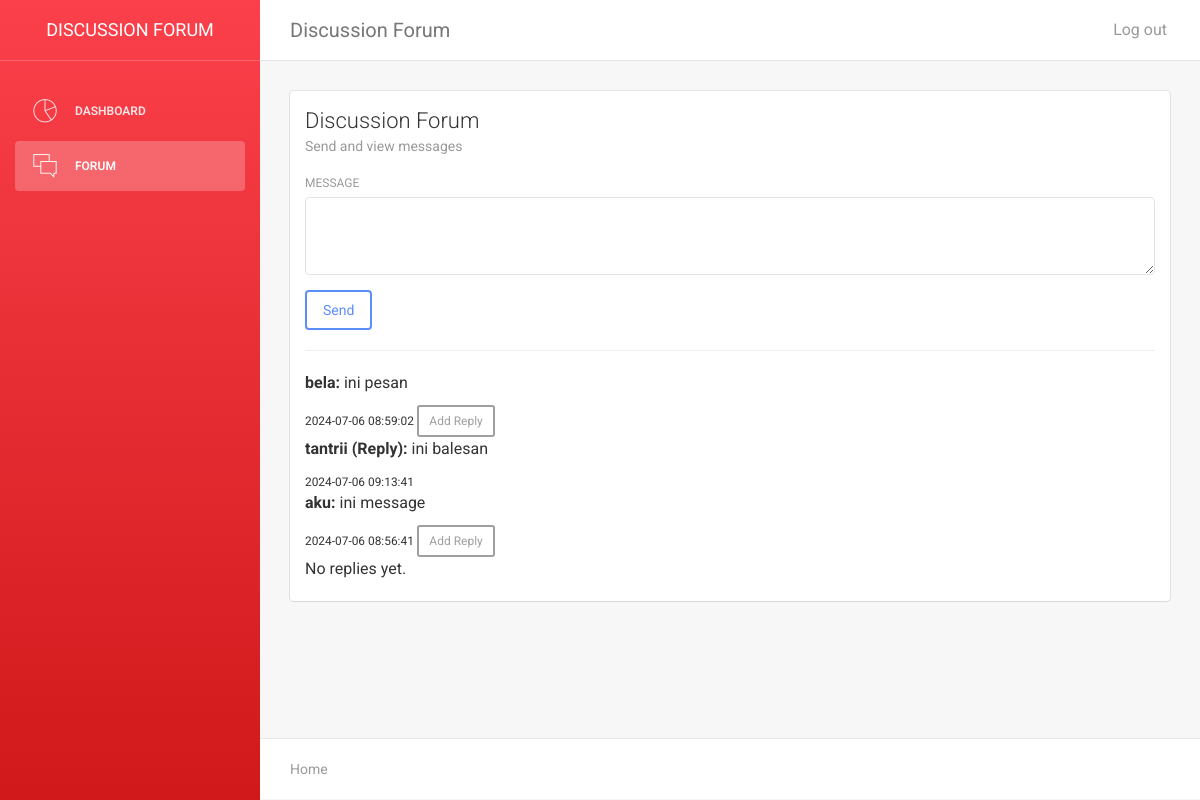
/forum.php, run on the app's committed database.
### tables this page shows
CREATE TABLE `forum_messages` (
  `id` int(11) NOT NULL,
  `username` varchar(100) NOT NULL,
  `message` text NOT NULL,
  `created_at` timestamp NOT NULL DEFAULT current_timestamp()
);

CREATE TABLE `forum_replies` (
  `id` int(11) NOT NULL,
  `message_id` int(11) NOT NULL,
  `username` varchar(100) NOT NULL,
  `reply_message` text NOT NULL,
  `created_at` timestamp NOT NULL DEFAULT current_timestamp()
);

### functions/func_forum.php (called while the page is built, shortened)
<?php
require 'config.php';
function fetch_forum_messages() {
    global $conn;
    $sql = "SELECT * FROM forum_messages ORDER BY created_at DESC";
    $result = mysqli_query($conn, $sql);
    $messages = [];
    while ($row = mysqli_fetch_assoc($result)) {
        $messages[] = $row;
    }
    return $messages;
}
?>

### forum.php (the view, shortened to what this page needs)
<?php
require 'functions/func_forum.php';
$messages = fetch_forum_messages();
function display_replies($message_id) {
    global $conn;
    $sql = "SELECT * FROM forum_replies WHERE message_id = ? ORDER BY created_at ASC";
    $stmt = mysqli_prepare($conn, $sql);
    mysqli_stmt_bind_param($stmt, "i", $message_id);
    mysqli_stmt_execute($stmt);
    $replies = [];
    $result = mysqli_stmt_get_result($stmt);
    while ($row = mysqli_fetch_assoc($result)) {
        $replies[] = $row;
    }
    if (!empty($replies)) {
        foreach ($replies as $reply) {
            echo '<div class="message reply">';
            echo '<p><strong>' . htmlspecialchars($reply['username']) . ' (Reply):</strong> ' . htmlspecialchars($reply['reply_message']) . '</p>';
            echo '<small>' . htmlspecialchars($reply['created_at']) . '</small>';
            echo '</div>';
        }
    } else {
        echo '<p>No replies yet.</p>';
    }
}
?>
<!doctype html>
<html lang="en">
<head>
    <link href="assets/css/bootstrap.min.css" rel="stylesheet" />
    <link href="assets/css/animate.min.css" rel="stylesheet" />
    <link href="assets/css/light-bootstrap-dashboard.css?v=1.4.0" rel="stylesheet" />
    <link href="assets/css/demo.css" rel="stylesheet" />
    <link href="http://maxcdn.bootstrapcdn.com/font-awesome/4.2.0/css/font-awesome.min.css" rel="stylesheet">
    <link href="assets/css/pe-icon-7-stroke.css" rel="stylesheet" />
</head>
<body>
    <div class="wrapper">
        <div class="sidebar" data-color="red">
            <div class="sidebar-wrapper">
                <div class="logo">
                    <a href="#" class="simple-text">
                        Discussion Forum
                    </a>
                </div>
                <ul class="nav">
                    <li>
                        <a href="dashboard.php">
                            <i class="pe-7s-graph"></i>
                            <p>Dashboard</p>
                        </a>
                    </li>
                    <li class="active">
                        <a href="forum.php">
                            <i class="pe-7s-chat"></i>
                            <p>Forum</p>
                        </a>
                    </li>
                </ul>
            </div>
        </div>
        <div class="main-panel">
            <nav class="navbar navbar-default navbar-fixed">
                <div class="container-fluid">
                    <div class="navbar-header">
                        <a class="navbar-brand" href="#">Discussion Forum</a>
                    </div>
                    <div class="collapse navbar-collapse">
                        <ul class="nav navbar-nav navbar-right">
                            <li>
                                <a href="#">
                                    <p>Log out</p>
                                </a>
                            </li>
                        </ul>
                    </div>
                </div>
            </nav>
            <div class="content">
                <div class="container-fluid">
                    <div class="row">
                        <div class="col-md-12">
                            <div class="card">
                                <div class="header">
                                    <h4 class="title">Discussion Forum</h4>
                                    <p class="category">Send and view messages</p>
                                </div>
                                <div class="content">
                                    <form method="POST" action="functions/func_forum.php?action=add_message">
                                        <div class="form-group">
                                            <label for="message">Message</label>
                                            <textarea class="form-control" name="message" rows="3" required></textarea>
                                        </div>
                                        <button type="submit" class="btn btn-primary">Send</button>
                                    </form>
                                    <hr>
                                    <div class="messages">
                                        <?php foreach ($messages as $message) { ?>
                                            <div class="message">
                                                <p><strong><?php echo htmlspecialchars($message['username']); ?>:</strong> <?php echo htmlspecialchars($message['message']); ?></p>
                                                <small><?php echo htmlspecialchars($message['created_at']); ?></small>
                                                <button class="btn btn-default btn-sm" onclick="toggleReplyForm(<?php echo $message['id']; ?>)">Add Reply</button>
                                                <?php display_replies($message['id']); ?>
                                            </div>
                                        <?php } ?>
                                    </div>
                                </div>
                            </div>
                        </div>
                    </div>
                </div>
            </div>
            <footer class="footer">
                <div class="container-fluid">
                    <nav class="pull-left">
                        <ul>
                            <li><a href="#">Home</a></li>
                        </ul>
                    </nav>
                </div>
            </footer>
        </div>
    </div>
</body>
</html>

### data on the page
forum_messages: username "bela", message "ini pesan", created_at "2024-07-06 08:59:02"
forum_replies: username "tantrii", reply_message "ini balesan", created_at "2024-07-06 09:13:41"
forum_messages: username "aku", message "ini message", created_at "2024-07-06 08:56:41", shows "No replies yet."
